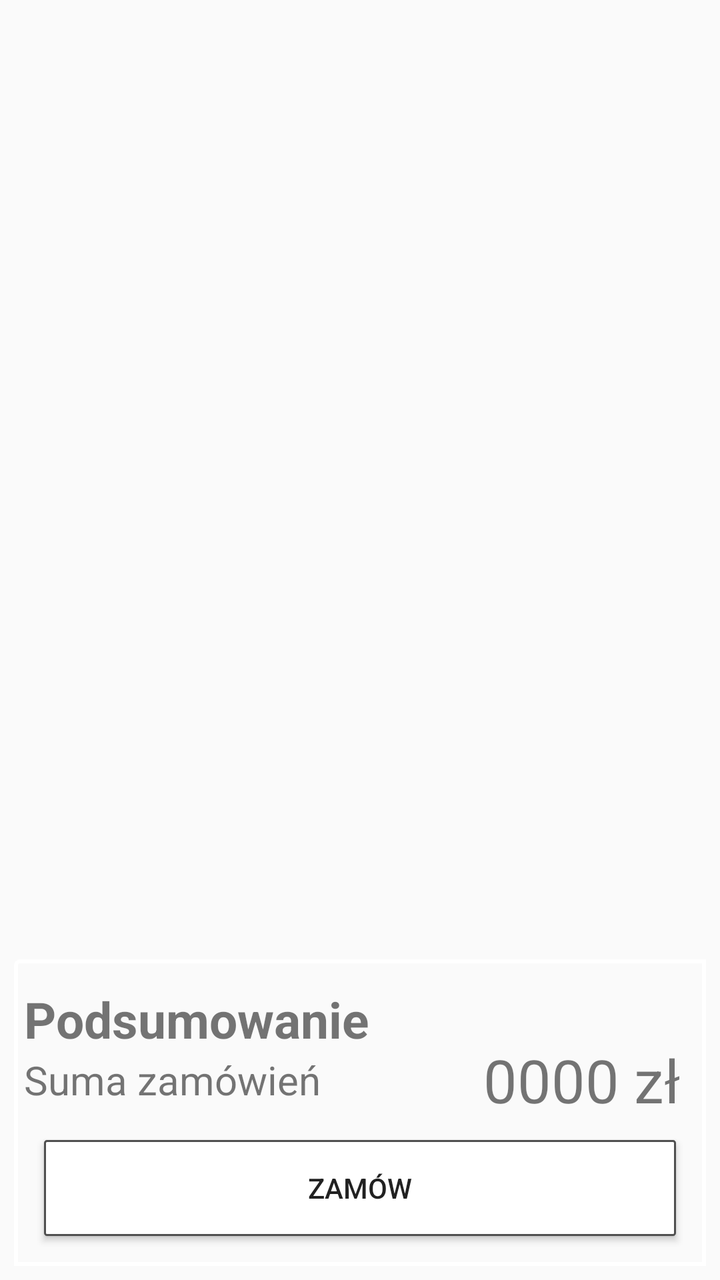
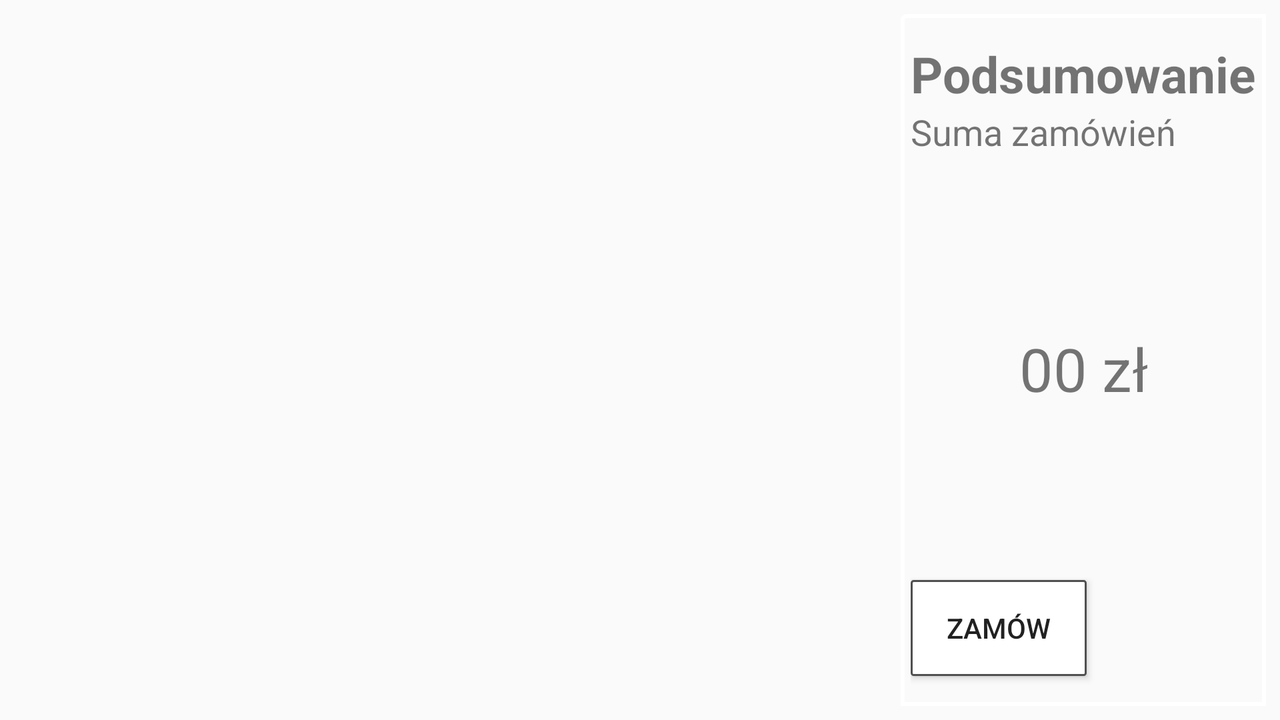

One screen, two layout resources from the same app: the default and the repository's alternative for another configuration. Each is rendered where Android would select it; the XML of both is given below.
<!-- AndroidManifest.xml: application theme AppTheme -->
<!-- res/layout/content_cart.xml -->
<?xml version="1.0" encoding="utf-8"?>
<android.support.constraint.ConstraintLayout xmlns:android="http://schemas.android.com/apk/res/android"
    xmlns:app="http://schemas.android.com/apk/res-auto"
    xmlns:tools="http://schemas.android.com/tools"
    android:layout_width="match_parent"
    android:layout_height="match_parent"
    app:layout_behavior="@string/appbar_scrolling_view_behavior"
    >

    <android.support.v7.widget.RecyclerView
        android:id="@+id/favorites_list"
        android:layout_width="match_parent"
        android:layout_height="0dp"
        android:layout_marginTop="8dp"
        android:layout_marginBottom="8dp"
        app:layout_constraintBottom_toTopOf="@+id/linearLayout"
        app:layout_constraintTop_toTopOf="parent" />

    <TextView android:id="@+id/empty_text"
        android:layout_width="match_parent"
        android:layout_height="0dp"
        android:layout_marginTop="8dp"
        android:layout_marginBottom="8dp"
        android:gravity="center"
        android:text="Koszyk jest pusty"
        android:textSize="40sp"
        app:layout_constraintBottom_toBottomOf="@+id/favorites_list"
        app:layout_constraintTop_toTopOf="parent"
        android:visibility="gone"/>

    <android.support.constraint.ConstraintLayout
        android:id="@+id/linearLayout"
        android:layout_width="match_parent"
        android:layout_height="0dp"
        android:layout_marginBottom="8dp"
        app:layout_constraintBottom_toBottomOf="parent"
        android:background="@drawable/border_shape"
        android:layout_margin="7dp"
        android:padding="5dp"
        >

        <TextView
            android:id="@+id/summary_text"
            android:layout_width="match_parent"
            android:layout_height="wrap_content"
            android:layout_marginTop="8dp"
            android:text="Podsumowanie"
            android:textSize="25sp"
            android:textStyle="bold"
            app:layout_constraintTop_toTopOf="parent" />

        <TextView
            android:id="@+id/textView"
            android:layout_width="wrap_content"
            android:layout_height="wrap_content"
            android:text="Suma zamówień "
            android:textSize="20sp"
            app:layout_constraintTop_toBottomOf="@+id/summary_text" />

        <TextView
            android:id="@+id/summary_price_id"
            android:layout_width="wrap_content"
            android:layout_height="wrap_content"
            android:layout_marginEnd="8dp"
            android:text="0000 zł"
            android:textSize="30sp"
            app:layout_constraintBottom_toBottomOf="@+id/textView"
            app:layout_constraintEnd_toEndOf="@+id/summary_text"
            app:layout_constraintTop_toTopOf="@+id/textView" />

        <Button
            android:id="@+id/order_button"
            android:layout_width="match_parent"
            android:layout_height="wrap_content"
            android:layout_marginBottom="8dp"
            android:text="Zamów"
            app:layout_constraintBottom_toBottomOf="parent"
            app:layout_constraintTop_toBottomOf="@+id/summary_price_id"
            android:background="@drawable/button_shape"
            android:layout_margin="10dp"/>
    </android.support.constraint.ConstraintLayout>
</android.support.constraint.ConstraintLayout>
<!-- resources referenced by this layout -->
<resources>
  <!-- drawable border_shape (drawable) -->
  <?xml version="1.0" encoding="utf-8"?>
  <shape xmlns:android="http://schemas.android.com/apk/res/android">
      <corners
          android:radius="2dp"
          android:topRightRadius="0dp"
          android:bottomRightRadius="0dp"
          android:bottomLeftRadius="0dp" />
      <stroke
          android:width="2dp"
          android:color="@color/colorBlue" />
  
  </shape>
  <!-- drawable button_shape (drawable) -->
  <?xml version="1.0" encoding="utf-8"?>
  <shape
      xmlns:android="http://schemas.android.com/apk/res/android">
      <stroke
          android:width="1dp"
          android:color="#505050"/>
      <corners
          android:radius="1dp" />
  
      <padding
          android:left="1dp"
          android:right="1dp"
          android:top="1dp"
          android:bottom="1dp"/>
  
      <solid android:color="@color/colorBlue"/>
  
  </shape>
  <style name="AppTheme" parent="Theme.AppCompat.Light.DarkActionBar">
          
          <item name="colorPrimary">@color/colorPrimary</item>
          <item name="colorPrimaryDark">@color/colorPrimaryDark</item>
          <item name="colorAccent">@color/colorAccent</item>
      </style>
  <color name="colorBlue">#FFFFFF</color>
  <color name="colorPrimary">#FF5722</color>
  <color name="colorPrimaryDark">#2439BE</color>
  <color name="colorAccent">#4CAF50</color>
</resources>
<!-- res/layout-land/content_cart.xml (the repository's variant of the layout above) -->
<!-- drawn on the phone turned sideways -->
<?xml version="1.0" encoding="utf-8"?>
<android.support.constraint.ConstraintLayout     xmlns:app="http://schemas.android.com/apk/res-auto"

    xmlns:android="http://schemas.android.com/apk/res/android"
    xmlns:tools="http://schemas.android.com/tools"
    android:layout_width="match_parent"
    android:layout_height="match_parent">

    <android.support.v7.widget.RecyclerView
        android:id="@+id/favorites_list"
        android:layout_width="0dp"
        android:layout_height="match_parent"
        android:layout_marginStart="8dp"
        android:layout_marginTop="8dp"
        android:layout_marginEnd="8dp"
        android:layout_marginBottom="8dp"
        app:layout_constraintBottom_toTopOf="@+id/linearLayout"
        app:layout_constraintEnd_toStartOf="@+id/linearLayout"
        app:layout_constraintStart_toStartOf="parent"
        app:layout_constraintTop_toTopOf="parent" />

    <TextView android:id="@+id/empty_text"
        android:layout_width="match_parent"
        android:layout_height="0dp"
        android:layout_marginTop="8dp"
        android:layout_marginBottom="8dp"
        android:gravity="center"
        android:text="Koszyk jest pusty"
        android:textSize="40sp"
        app:layout_constraintBottom_toBottomOf="@+id/favorites_list"
        app:layout_constraintTop_toTopOf="parent"
        android:visibility="gone"/>

    <android.support.constraint.ConstraintLayout
        android:id="@+id/linearLayout"
        android:layout_width="0dp"
        android:layout_height="match_parent"
        android:layout_margin="7dp"
        android:layout_marginEnd="8dp"
        android:layout_marginBottom="8dp"
        android:background="@drawable/border_shape"
        android:padding="5dp"
        app:layout_constraintBottom_toBottomOf="parent"
        app:layout_constraintEnd_toEndOf="parent">

        <TextView
            android:id="@+id/summary_text"
            android:layout_width="match_parent"
            android:layout_height="wrap_content"
            android:layout_marginTop="8dp"
            android:text="Podsumowanie"
            android:textSize="25sp"
            android:textStyle="bold"
            app:layout_constraintTop_toTopOf="parent" />

        <TextView
            android:id="@+id/textView"
            android:layout_width="wrap_content"
            android:layout_height="wrap_content"
            android:text="Suma zamówień "
            android:textSize="18sp"
            app:layout_constraintTop_toBottomOf="@+id/summary_text" />

        <TextView
            android:id="@+id/summary_price_id"
            android:layout_width="wrap_content"
            android:layout_height="wrap_content"
            android:layout_marginStart="8dp"
            android:layout_marginTop="8dp"
            android:layout_marginEnd="8dp"
            android:layout_marginBottom="8dp"
            android:text="00 zł"
            android:textSize="30sp"
            app:layout_constraintBottom_toTopOf="@+id/order_button"
            app:layout_constraintEnd_toEndOf="parent"
            app:layout_constraintStart_toStartOf="parent"
            app:layout_constraintTop_toBottomOf="@+id/textView" />

        <Button
            android:id="@+id/order_button"
            android:layout_width="match_parent"
            android:layout_height="wrap_content"
            android:layout_margin="10dp"
            android:layout_marginBottom="8dp"
            android:background="@drawable/button_shape"
            android:text="Zamów"
            app:layout_constraintBottom_toBottomOf="parent"
            tools:layout_editor_absoluteX="15dp" />
    </android.support.constraint.ConstraintLayout>
</android.support.constraint.ConstraintLayout>
